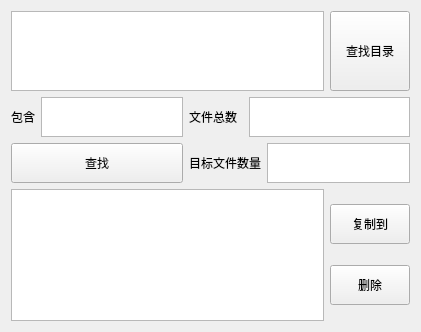
<?xml version="1.0" encoding="UTF-8"?>
<ui version="4.0">
 <class>fllemanage</class>
 <widget class="QWidget" name="fllemanage">
  <property name="geometry">
   <rect>
    <x>0</x>
    <y>0</y>
    <width>421</width>
    <height>332</height>
   </rect>
  </property>
  <property name="sizePolicy">
   <sizepolicy hsizetype="Expanding" vsizetype="Expanding">
    <horstretch>0</horstretch>
    <verstretch>0</verstretch>
   </sizepolicy>
  </property>
  <property name="minimumSize">
   <size>
    <width>0</width>
    <height>0</height>
   </size>
  </property>
  <property name="maximumSize">
   <size>
    <width>1000</width>
    <height>1000</height>
   </size>
  </property>
  <property name="windowTitle">
   <string>文件搬运~by千寻slimg</string>
  </property>
  <property name="windowIcon">
   <iconset resource="1.qrc">
    <normaloff>:/new/prefix1/file mangement.png</normaloff>:/new/prefix1/file mangement.png</iconset>
  </property>
  <layout class="QVBoxLayout" name="verticalLayout_4">
   <item>
    <layout class="QHBoxLayout" name="horizontalLayout_2">
     <item>
      <widget class="QTextEdit" name="textEdit_showdir">
       <property name="minimumSize">
        <size>
         <width>0</width>
         <height>40</height>
        </size>
       </property>
       <property name="maximumSize">
        <size>
         <width>16777215</width>
         <height>80</height>
        </size>
       </property>
      </widget>
     </item>
     <item>
      <widget class="QPushButton" name="btn_Seachfile">
       <property name="minimumSize">
        <size>
         <width>0</width>
         <height>80</height>
        </size>
       </property>
       <property name="text">
        <string>查找目录</string>
       </property>
      </widget>
     </item>
    </layout>
   </item>
   <item>
    <layout class="QHBoxLayout" name="horizontalLayout_4">
     <item>
      <layout class="QVBoxLayout" name="verticalLayout">
       <item>
        <layout class="QHBoxLayout" name="horizontalLayout">
         <item>
          <widget class="QLabel" name="label">
           <property name="text">
            <string>包含</string>
           </property>
          </widget>
         </item>
         <item>
          <widget class="QTextEdit" name="textEdit_findpart">
           <property name="minimumSize">
            <size>
             <width>0</width>
             <height>40</height>
            </size>
           </property>
           <property name="maximumSize">
            <size>
             <width>16777215</width>
             <height>40</height>
            </size>
           </property>
          </widget>
         </item>
        </layout>
       </item>
       <item>
        <widget class="QPushButton" name="btn_beginserach">
         <property name="minimumSize">
          <size>
           <width>0</width>
           <height>40</height>
          </size>
         </property>
         <property name="maximumSize">
          <size>
           <width>16777215</width>
           <height>40</height>
          </size>
         </property>
         <property name="text">
          <string>查找</string>
         </property>
        </widget>
       </item>
      </layout>
     </item>
     <item>
      <layout class="QVBoxLayout" name="verticalLayout_2">
       <item>
        <layout class="QHBoxLayout" name="horizontalLayout_6">
         <item>
          <widget class="QLabel" name="label_2">
           <property name="minimumSize">
            <size>
             <width>54</width>
             <height>0</height>
            </size>
           </property>
           <property name="text">
            <string>文件总数</string>
           </property>
          </widget>
         </item>
         <item>
          <widget class="QTextEdit" name="textEdit_total">
           <property name="sizePolicy">
            <sizepolicy hsizetype="Preferred" vsizetype="Preferred">
             <horstretch>0</horstretch>
             <verstretch>0</verstretch>
            </sizepolicy>
           </property>
           <property name="minimumSize">
            <size>
             <width>0</width>
             <height>40</height>
            </size>
           </property>
           <property name="maximumSize">
            <size>
             <width>16777215</width>
             <height>40</height>
            </size>
           </property>
          </widget>
         </item>
        </layout>
       </item>
       <item>
        <layout class="QHBoxLayout" name="horizontalLayout_3">
         <item>
          <widget class="QLabel" name="label_3">
           <property name="text">
            <string>目标文件数量</string>
           </property>
          </widget>
         </item>
         <item>
          <widget class="QTextEdit" name="textEdit_find">
           <property name="sizePolicy">
            <sizepolicy hsizetype="Preferred" vsizetype="Preferred">
             <horstretch>0</horstretch>
             <verstretch>0</verstretch>
            </sizepolicy>
           </property>
           <property name="minimumSize">
            <size>
             <width>0</width>
             <height>40</height>
            </size>
           </property>
           <property name="maximumSize">
            <size>
             <width>16777215</width>
             <height>40</height>
            </size>
           </property>
          </widget>
         </item>
        </layout>
       </item>
      </layout>
     </item>
    </layout>
   </item>
   <item>
    <layout class="QHBoxLayout" name="horizontalLayout_7">
     <item>
      <widget class="QTextEdit" name="textEdit_dstfile"/>
     </item>
     <item>
      <layout class="QVBoxLayout" name="verticalLayout_3">
       <item>
        <widget class="QPushButton" name="btn_copyto">
         <property name="enabled">
          <bool>true</bool>
         </property>
         <property name="minimumSize">
          <size>
           <width>0</width>
           <height>40</height>
          </size>
         </property>
         <property name="maximumSize">
          <size>
           <width>16777215</width>
           <height>40</height>
          </size>
         </property>
         <property name="text">
          <string>复制到</string>
         </property>
        </widget>
       </item>
       <item>
        <widget class="QPushButton" name="btn_delete">
         <property name="minimumSize">
          <size>
           <width>0</width>
           <height>40</height>
          </size>
         </property>
         <property name="maximumSize">
          <size>
           <width>16777215</width>
           <height>40</height>
          </size>
         </property>
         <property name="text">
          <string>删除</string>
         </property>
        </widget>
       </item>
      </layout>
     </item>
    </layout>
   </item>
  </layout>
 </widget>
 <resources>
  <include location="1.qrc"/>
 </resources>
 <connections/>
</ui>
